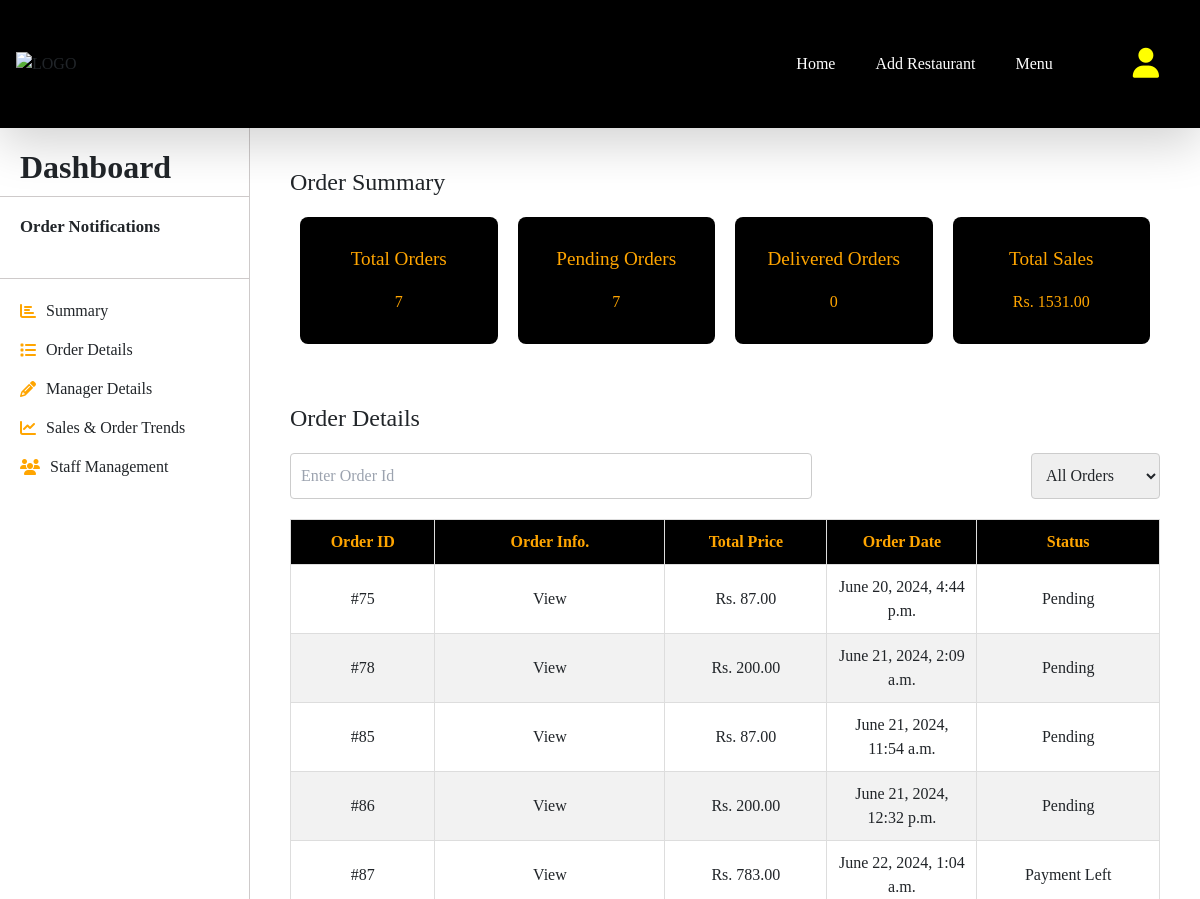
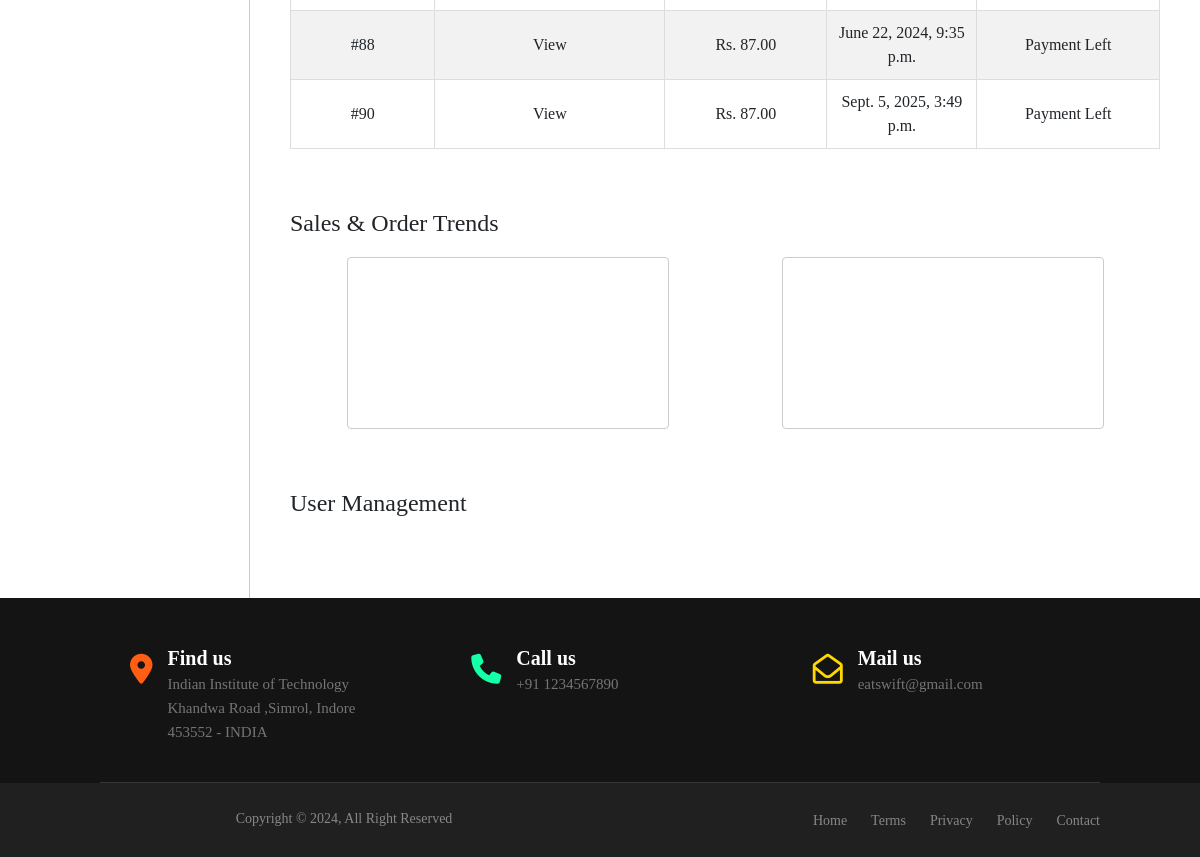
Page /manager_dash (signed in) on the committed database (2 pictures, top to bottom).
### restaurant/models.py (models this page shows, shortened)
class Order(models.Model):
    user = models.ForeignKey(User, on_delete=models.CASCADE)
    restaurant = models.ManyToManyField(Restaurant)
    name = models.TextField()
    phone = models.IntegerField()
    email = models.TextField()
    address = models.TextField()
    city=models.TextField()
    state=models.TextField()
    pin_code=models.IntegerField()
    order_date = models.DateTimeField(auto_now_add=True)
    total_price = models.DecimalField(max_digits=10, decimal_places=2)
    payment_status=models.BooleanField(default=False)
    delevery_status=models.BooleanField(default=False)
    razor_pay_order_id = models.TextField()

### restaurant/views.py (the view)
# urls.py: path('manager_dash',views.manager_dash,name='manager_dash'),
@login_required(login_url='/authpage')
def manager_dash(request):
    user = request.user
    restaurant = Restaurant.objects.get(user =user)
    manager = Manager.objects.filter(restaurant=restaurant)
    orders = Order.objects.filter(restaurant=restaurant)
    total_order = 0
    pending_order =0
    delivered_order =0
    total_sell =0
    restaurant_orders = {}
    for order in orders :
        orderstatus =""
        total_order+=1
        if order.payment_status==False:
            orderstatus ="Payment Left"
            pending_order+=1
        elif order.delevery_status==False:
            orderstatus = "Pending"
            pending_order+=1
        else:
            orderstatus = "Delivered"
            delivered_order+=1
        restaurant_orders[order.id] = {
            'order': order,
            'orderdate': order.order_date,
            'custumername':order.name,
            'orderstatus':orderstatus,
            'items': [],
            'order_price': 0,
            }
        total_price =0
        oderItems = OrderItem.objects.filter(order = order)
        for order_item in oderItems:
            item_restaurant  = order_item.item.restaurant
            if item_restaurant == restaurant:
                total_price += (order_item.item.price)*order_item.quantity
                restaurant_orders[order.id]['items'].append({
                    'item_name': order_item.item.item_name,
                    'quantity': order_item.quantity,
                })
        total_sell  += total_price
        restaurant_orders[order.id]['order_price'] = total_price
        if len(restaurant_orders[order.id]['items']) == 0:
            del restaurant_orders[order.id]['items']
    context ={
          'restaurant':restaurant,
          'managers':manager,
          'restaurant_orders' : restaurant_orders,
          'total_order':total_order,
          'pending_order':pending_order,
          'delivered_order':delivered_order,
          'total_sell':total_sell
    }
    return render(request,"manager_dash.html",context)

### templates/manager_dash.html (shortened to what this page needs)
{% extends 'base.html' %}
{% block link %}
<link rel="stylesheet" type="text/css" href="https://cdnjs.cloudflare.com/ajax/libs/font-awesome/6.1.2/css/all.min.css" />
<link href="https://demo.dashboardpack.com/architectui-html-free/main.css" rel="stylesheet">
{% endblock link %}
{% block body %}
<div class="dashboard">
    <div class="sidebar">
        <div class="sidebar-header">
            <h1>Dashboard</h1>
        </div>
        <div class="notifications-panel">
            <h4>Order Notifications</h4>
        </div>
        <div class="sidebar-menu">
            <a href="#order-summary"><i class="fas fa-chart-bar"></i> Summary</a>
            <a href="#order-details"><i class="fas fa-list"></i> Order Details</a>
            {% if managers|length < 1 %}
            <button class="" data-toggle="modal" data-target="#managerModal"><i class="fas fa-pencil-alt"></i> Manager Details</button>
            {% else %}
            <button class="" data-toggle="modal" data-target="#managerModal2"><i class="fas fa-pencil-alt"></i> Manager Details</button>
            {% endif %}
            <a href="#charts"><i class="fa fa-line-chart"></i> Sales & Order Trends</a>
            <a href="#user-management"><i class="fas fa-users"></i> Staff Management</a>
        </div>
    </div>
    <div class="main-content">
        <section id="order-summary" class="section">
            <h2>Order Summary</h2>
            <div class="stats">
                <div class="stat">
                    <h3>Total Orders</h3>
                    <p>{{total_order}}</p>
                </div>
                <div class="stat">
                    <h3>Pending Orders</h3>
                    <p>{{pending_order}}</p>
                </div>
                <div class="stat">
                    <h3>Delivered Orders</h3>
                    <p>{{delivered_order}}</p>
                </div>
                <div class="stat">
                    <h3>Total Sales</h3>
                    <p>Rs. {{total_sell}}</p>
                </div>
            </div>
        </section>
        <section id="order-details" class="section">
            <h2>Order Details</h2>
            <div class="order-filters">
                <input type="text" placeholder="Enter Order Id" class="search-bar">
                <select class="filter">
                    <option value="all">All Orders</option>
                </select>
            </div>
            <table class="order-table">
                <thead>
                    <tr>
                        <th>Order ID</th>
                        <th>Order Info.</th>
                        <th>Total Price</th>
                        <th>Order Date</th>
                        <th>Status</th>
                    </tr>
                </thead>
                <tbody>
                   {% for order_id, order_info in restaurant_orders.items%}
                    <tr>
                        <td>#{{order_info.order.id}}</td>
                        <td style="width:230px">
                            <button type="button" data-bs-toggle="modal" data-bs-target="#staticBackdrop{{forloop.counter}}">
                                View
                            </button>
                        </td>
                        <td>Rs. {{order_info.order_price}}</td>
                        <td style="width:150px;">{{order_info.orderdate}}</td>
                        <td>{{order_info.orderstatus}}</td>
                    </tr>
                   {% endfor %}
                </tbody>
            </table>
        </section>
        <section id="charts" class="section">
            <h2>Sales & Order Trends</h2>
            <div class="chart-container">
                <canvas id="salesChart"></canvas>
                <canvas id="orderTrendsChart"></canvas>
            </div>
        </section>
        <section id="user-management" class="section">
            <h2>User Management</h2>
        </section>
    </div>
</div>
{% endblock %}

### rows in the picture
Order: order.id "75", order_price "87.00", orderdate "June 20, 2024, 4:44 p.m.", orderstatus "Pending"
Order: order.id "78", order_price "200.00", orderdate "June 21, 2024, 2:09 a.m.", orderstatus "Pending"
Order: order.id "85", order_price "87.00", orderdate "June 21, 2024, 11:54 a.m.", orderstatus "Pending"
Order: order.id "86", order_price "200.00", orderdate "June 21, 2024, 12:32 p.m.", orderstatus "Pending"
Order: order.id "87", order_price "783.00", orderdate "June 22, 2024, 1:04 a.m.", orderstatus "Payment Left"
Order: order.id "88", order_price "87.00", orderdate "June 22, 2024, 9:35 p.m.", orderstatus "Payment Left"
Order: order.id "90", order_price "87.00", orderdate "Sept. 5, 2025, 3:49 p.m.", orderstatus "Payment Left"

### other values in the picture
{{ total_order }} "7"
{{ pending_order }} "7"
{{ delivered_order }} "0"
{{ total_sell }} "1531.00"
